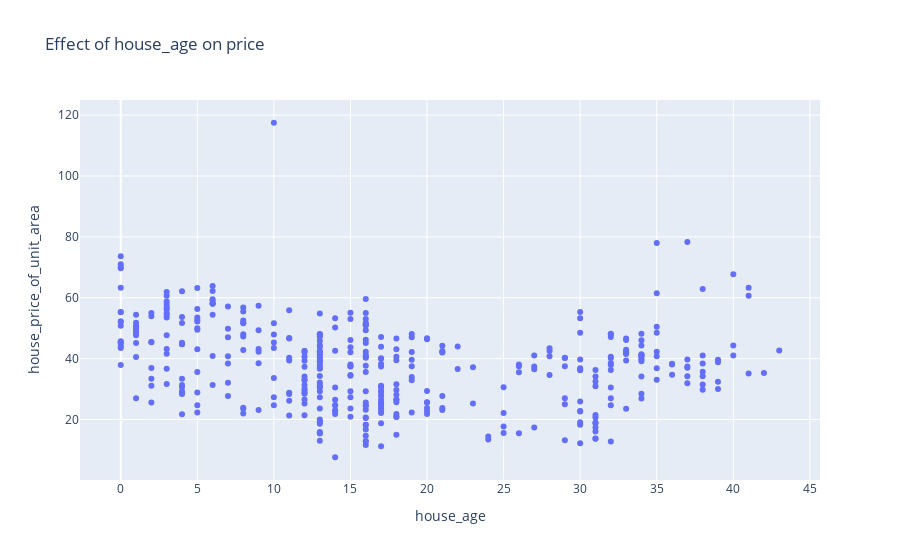

Notebook cell for this chart:
### Markdown cell above
#### 1. Effect of house_age on price

### Code cell
px.scatter(house_df, x = 'house_age', y = 'house_price_of_unit_area', title = 'Effect of house_age on price')

### Figure 1 — Plotly figure (JSON) as saved in the notebook; plotly's stock layout.template omitted (floating-point values rounded to 4 significant figures; data arrays with more than 128 entries replaced by an {"elided": "..."} marker saying what was removed)
{"data": [{"hovertemplate": "house_age=%{x}<br>house_price_of_unit_area=%{y}<extra></extra>", "legendgroup": "", "marker": {"color": "#636efa", "symbol": "circle"}, "mode": "markers", "name": "", "orientation": "v", "showlegend": false, "type": "scatter", "x": {"elided": "414 int values"}, "xaxis": "x", "y": {"elided": "414 float values"}, "yaxis": "y"}], "layout": {"legend": {"tracegroupgap": 0}, "title": {"text": "Effect of house_age on price"}, "xaxis": {"anchor": "y", "domain": [0, 1], "title": {"text": "house_age"}}, "yaxis": {"anchor": "x", "domain": [0, 1], "title": {"text": "house_price_of_unit_area"}}}}
